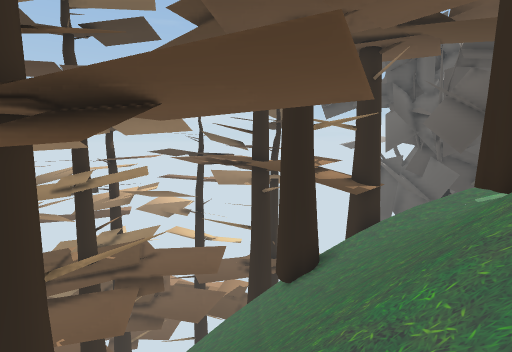
View 1 (above)

24 first-person views from a walk through a scene from a Unity 3-D project. The camera is 1.3 m above the floor, tilts 6° down and sees 80° across. The floor is counted in squares, 2 m on a side. Each view is taken from the middle of a square. On the plan, view 1 faces up. The plan holds only what a view shows up to about 10 squares ahead; the rest is blank. The place goes on beyond the plan. The player character is not drawn.

View 2
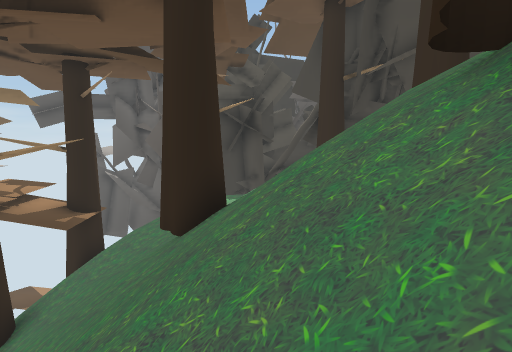

View 3
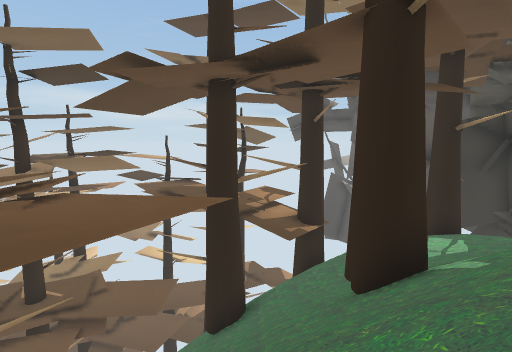

View 4
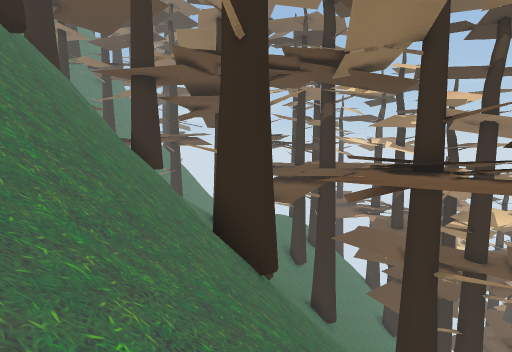

View 5
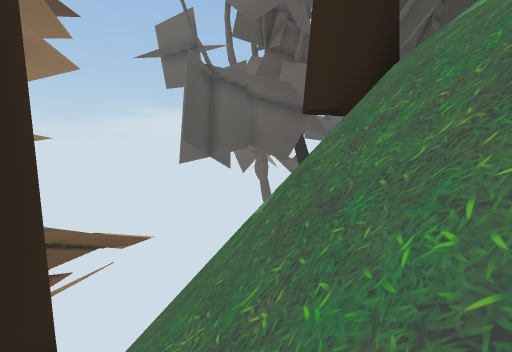

View 6
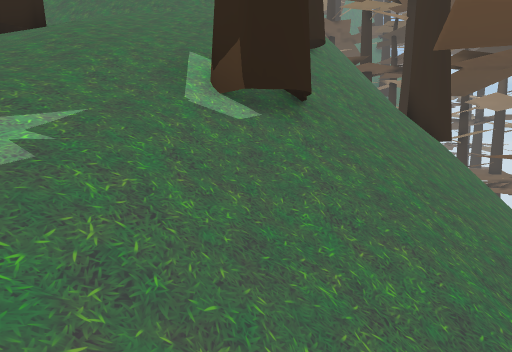

View 7
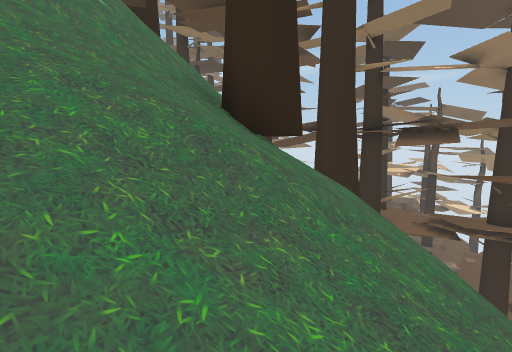

View 8
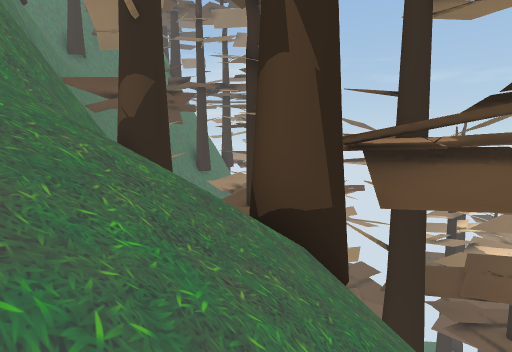

View 9
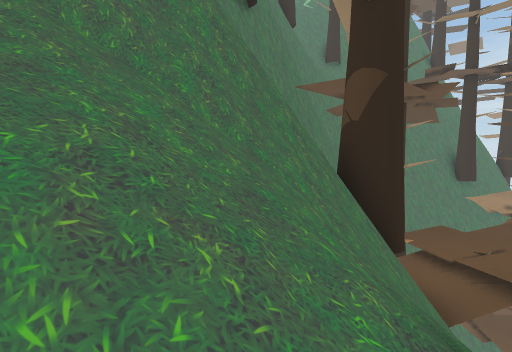

View 10
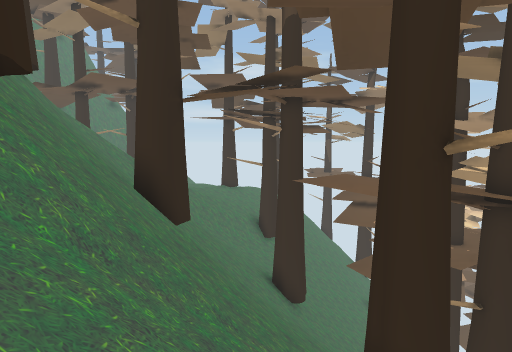

View 11
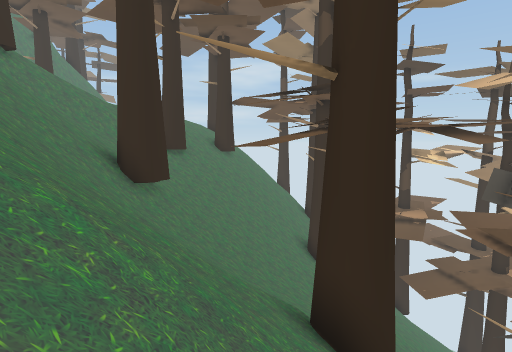

View 12
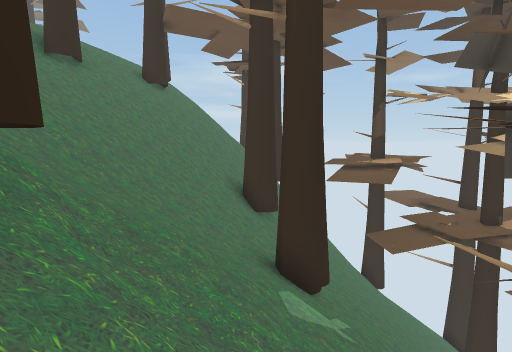

View 13
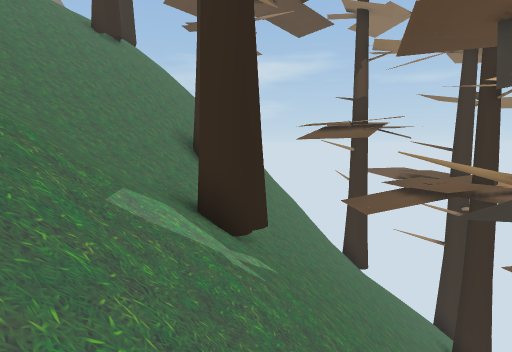

View 14
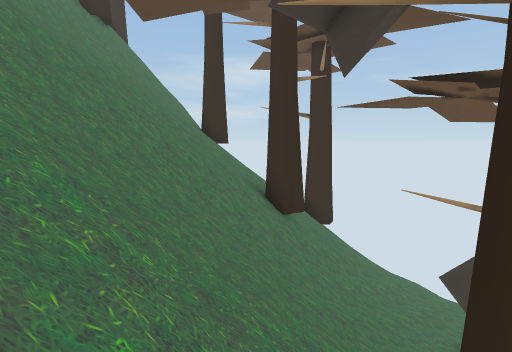

View 15
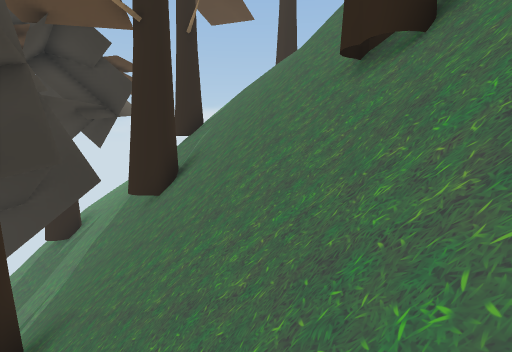

View 16
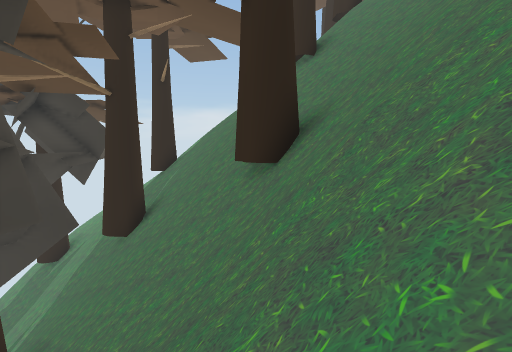

View 17
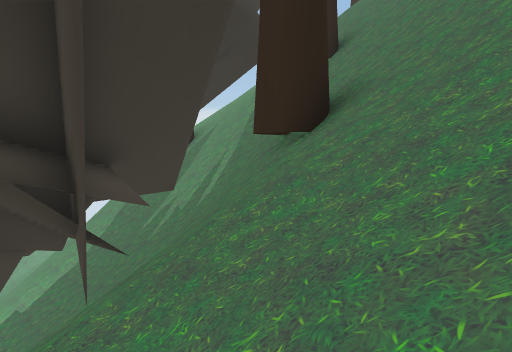

View 18
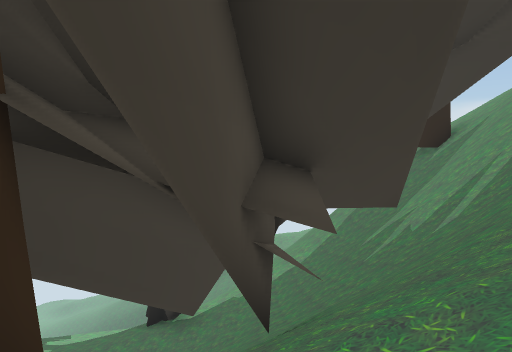

View 19
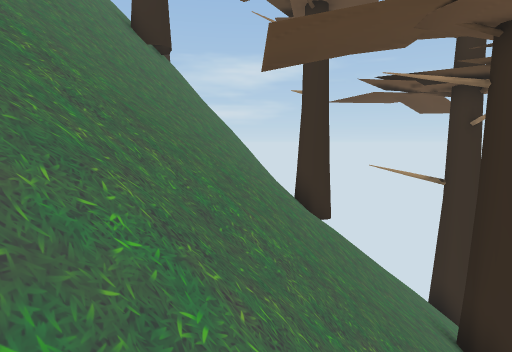

View 20
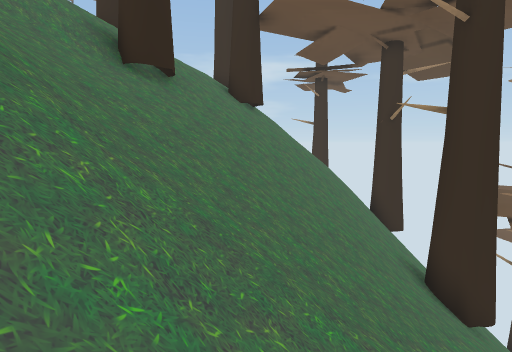

View 21
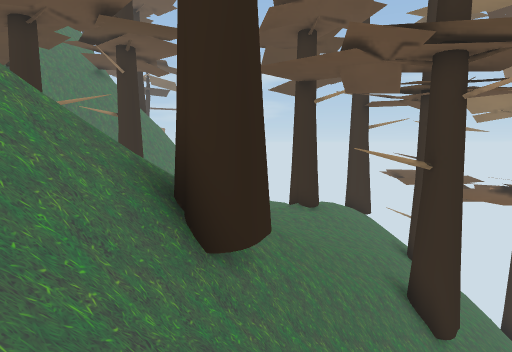

View 22
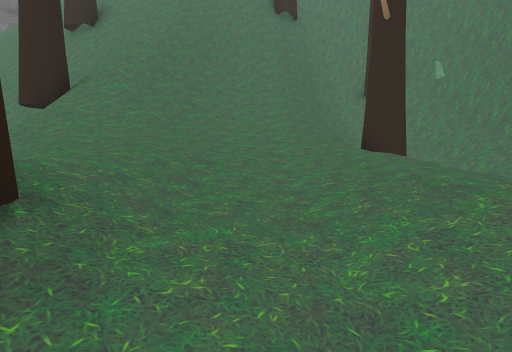

View 23
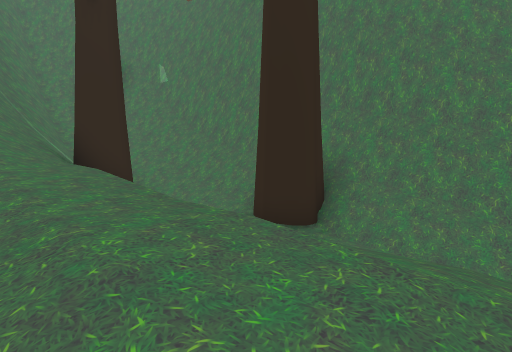

View 24
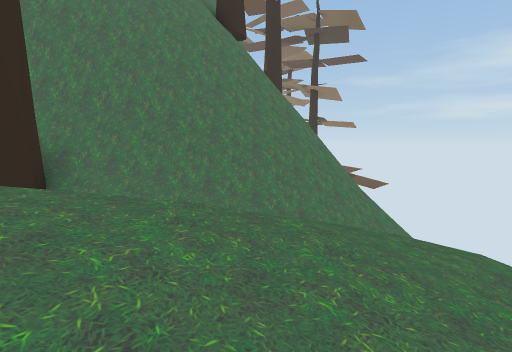

### Floor plan
Key: @ floor where view 1 was taken; # wall or solid block; x gap in a wall; . main floor; - floor 1.5 m lower than the main floor; : floor 1.75 m higher than the main floor; + floor 11.25 m higher than the main floor; * floor 19.25 m higher than the main floor; _ floor 40 m lower than the main floor; / step, stairs or slope; = window, fence, low wall or low ledge; ^ raised ledge; v drop or lower ground; T tree.
Columns run from 29 left of view 1 to 7 right of it. Each row starts with its distance up from view 1.
 21    //// /T/
 20 #//////////
 19 TT/////#x#/
 18 _//////#/
 17   //////////                  TT
 16   ///////#/=/                 TT
 15    ////#/###//
 14   ##//////x//==              T
 13  T#T//T///x/v=T              TT
 12 //////////=///TT              v  T
 11 /////////////////             vvTT
 10 //////////T//////             +//
  9 //////////x//////   /      ///T////
  8 /////#//=//////// ///    / ///T////**
  7  /T/////////////T////T  /=///////////
  6  //////////////////// /=##v/////////*
  5  //////////T//////////==#T///////////
  4    / ////////////////=#^#Tv==////T///
  3  T///////////////////###  v=#////////
  2  T////=/T////////////#T  vv= ////////
  1   ###///T///////T#/// T  vvv/////////
  0    ###/////////////// =#     @//T////
 -1    v##v///////////////=#   TTv//T//=
 -2    TTTv///////// // /####  vTv////
 -3         /////T######=#     v    =//
 -4          T/////////T/=         ////
 -5          T////////////         TT//
 -6             /////////=          ////
 -7             T..::////=         #=###
 -8             T../://///        v####
 -9            ......::///        T##
-10           .......::///         T
-11          /........////=##
-12          .././     T//####
-13                    // //
-14              /-TT/////#
-15           /////#/////##
-16           =###########

Positions as (right, up) in squares from view 1, and headings:
1: (0, 0), facing up
2: (1, 0), facing up-right
3: (2, 0), facing up
4: (0, 9), facing down-left
5: (0, 9), facing up-right
6: (4, 8), facing down
7: (6, 3), facing down-left
8: (5, -3), facing down-left
9: (4, -4), facing down
10: (-4, 8), facing down-left
11: (-9, 9), facing down-left
12: (-13, 9), facing down-left
13: (-15, 9), facing down-left
14: (-20, 13), facing down-left
15: (-23, 8), facing up-right
16: (-23, 6), facing up-right
17: (-27, 10), facing up-right
18: (-26, 11), facing up
19: (-20, 8), facing down-left
20: (-13, 3), facing down-left
21: (-8, -1), facing down-left
22: (-18, -9), facing right
23: (-17, -10), facing down-right
24: (-18, -9), facing down
